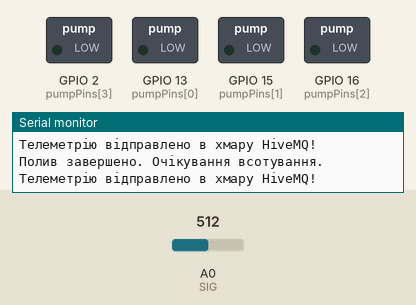
Recording of a sketch running on a simulated ESP8266 (NodeMCU). Shown: switched loads named in the sketch (green lamp = pin HIGH), the last lines printed to the serial monitor. Inputs (shaded band) come from the test bench; at power-on: A0 (SIG) = 512. WiFi joins after 1.5 s; servers stay silent unless stated; random numbers use the default seed unless the sketch sets one; no MQTT or app messages arrive unless stated; pins used as bus, display or sensor lines are not drawn.

Above: at 15.9 s.
16.0 s: A0 (SIG) set to 201
At 18.1 s:
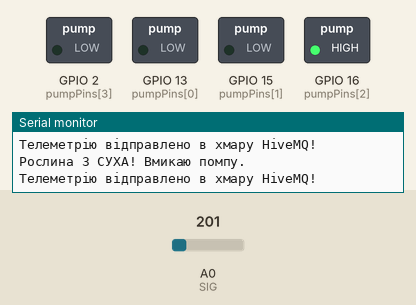
27.1 s: A0 (SIG) set to 179
32.1 s: A0 (SIG) set to 200
At 34.8 s:
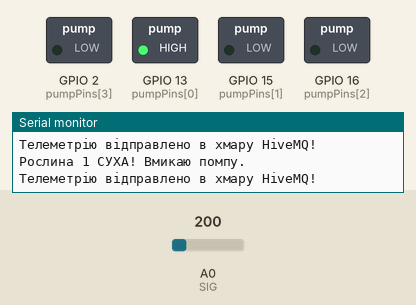
At 42.6 s:
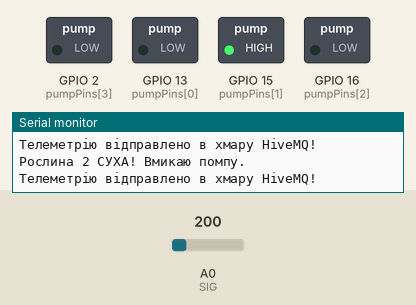
Timing chart, 0 to 48.1 s (numbered marks = the images above; inputs shaded):
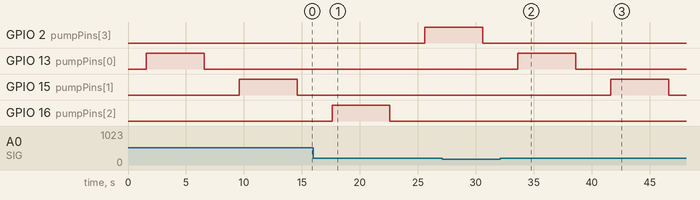

The sketch:

auto_irrigation_arduino.ino
```cpp
/*
 * ============================================================
 * АВТОМАТИЧНА ТА РУЧНА СИСТЕМА ПОЛИВУ РОСЛИН (ХМАРНА ВЕРСІЯ MQTT)
 * Точно відповідає схемі Altium Designer та сайту на Render
 * ============================================================
 */

#include <ESP8266WiFi.h>
#include <PubSubClient.h>  // Переконайся, що бібліотека встановлена в Arduino IDE
#include <ArduinoJson.h>  // Для пакування даних у JSON для сайту

// =================== НАЛАШТУВАННЯ WI-FI ===================
const char* ssid     = "НАЗВА ВАШОГО ВАЙ ФАЙ";
const char* password = "ПАРОЛЬ ВАШОГО ВАЙ ФАЙ";

// =================== НАЛАШТУВАННЯ HIVEMQ CLOUD ===================
const char* mqtt_server = "ПОСИЛАННЯ НА СЕРВЕР.s1.eu.hivemq.cloud";
const int mqtt_port     = 8883; // ДЛЯ ПЛАТИ ПОРТ 8883 — АБСОЛЮТНО ПРАВИЛЬНО!
const char* mqtt_user   = "НАЗВА ПЛАТИ";
const char* mqtt_pass   = "ПАРОЛЬ ПЛАТИ"; // Пароль від брокера

const char* topic_status = "my_irr_sys_2026/status";
const char* topic_cmd    = "my_irr_sys_2026/cmd";

// =================== ПІНИ МУЛЬТИПЛЕКСОРА ===================
const int S0  = 5;  // D1 (GPIO5)
const int S1  = 4;  // D2 (GPIO4)
const int S2  = 14; // D5 (GPIO14)
const int S3  = 12; // D6 (GPIO12)
const int SIG = A0;

// =================== ПІНИ ПОМП ===================
const int pumpPins[4] = {13, 15, 16, 2}; // D7, D8, D0, D4

// =================== ПАРАМЕТРИ СИСТЕМИ ===================
const int WET_ADC = 140;
const int DRY_ADC = 298;
const int DRY_THRESHOLD = 190; // Поріг сухості

// Структура для зберігання даних про рослину
struct SensorData {
  int id;
  int gpio;
  int adc;
  int pct;
  bool pump;
  int pumpCount;
};

SensorData plants[4] = {
  {1, 13, 0, 0, false, 0},
  {2, 15, 0, 0, false, 0},
  {3, 16, 0, 0, false, 0},
  {4, 2,  0, 0, false, 0}
};

// Стан системи
bool isAutoMode = true;
int currentSensor = 1;
String systemState = "Ініціалізація...";

// Черга для ручного поливу
bool manualPumpFlags[4] = {false, false, false, false};

// Машина станів автоматики
enum State { STATE_CHECK, STATE_PUMP, STATE_RECHECK };
State currentState = STATE_CHECK;
unsigned long stateTimer = 0;

unsigned long lastMqttReport = 0;

// Ініціалізація захищеного клієнта Wi-Fi та MQTT
WiFiClientSecure espClient;
PubSubClient client(espClient);

// Функція вибору каналу мультиплексора
void selectChannel(int channel) {
  digitalWrite(S0, (channel & 1) ? HIGH : LOW);
  digitalWrite(S1, (channel & 2) ? HIGH : LOW);
  digitalWrite(S2, (channel & 4) ? HIGH : LOW);
  digitalWrite(S3, (channel & 8) ? HIGH : LOW);
  delay(10); // Пауза для стабілізації сигналу
}

// Функція зчитування показників датчика
void readSensor(int index) {
  selectChannel(index); // Датчики на каналах 0, 1, 2, 3
  int raw = analogRead(SIG);
  plants[index].adc = raw;

  // Перевід в % (мапування)
  int percent = map(raw, DRY_ADC, WET_ADC, 0, 100);
  if (percent < 0) percent = 0;
  if (percent > 100) percent = 100;
  plants[index].pct = percent;
}

// Формування та відправка JSON-пакету в хмару для сайту
void sendJsonStatus() {
  JsonDocument doc; // Для версії ArduinoJson v7

  doc["auto"] = isAutoMode;
  doc["currentSensor"] = currentSensor;
  doc["state"] = systemState;

  // Формуємо красивий Uptime (гг:хх:сс)
  unsigned long sec = millis() / 1000;
  char upTimeStr[16];
  sprintf(upTimeStr, "%02lu:%02lu:%02lu", (sec / 3600) % 24, (sec / 60) % 60, sec % 60);
  doc["uptime"] = upTimeStr;

  JsonArray array = doc["sensors"].to<JsonArray>();
  for (int i = 0; i < 4; i++) {
    JsonObject sObj = array.add<JsonObject>();
    sObj["id"] = plants[i].id;
    sObj["gpio"] = plants[i].gpio;
    sObj["adc"] = plants[i].adc;
    sObj["pct"] = plants[i].pct;
    sObj["pump"] = plants[i].pump;
    sObj["pumpCount"] = plants[i].pumpCount;
  }

  char buffer[1024];
  serializeJson(doc, buffer);
  client.publish(topic_status, buffer);
  Serial.println(F("Телеметрію відправлено в хмару HiveMQ!"));
}

// Обробка команд від сайту (кнопки міняють стан тут)
void mqttCallback(char* topic, byte* payload, unsigned length) {
  Serial.print(F("Отримано команду з сайту: "));
  JsonDocument doc;
  deserializeJson(doc, payload, length);

  String action = doc["action"].as<String>();

  if (action == "toggleMode") {
    isAutoMode = !isAutoMode;
    systemState = isAutoMode ? "Автоматичний режим" : "Ручний режим";
    Serial.println("Перемкнено режим. Авто: " + String(isAutoMode));

    // Якщо перемкнули в ручний — гасимо всі автоматичні помпи
    if (!isAutoMode) {
      for(int i=0; i<4; i++) {
        digitalWrite(pumpPins[i], LOW);
        plants[i].pump = false;
      }
    }
    sendJsonStatus();
  }
  else if (action == "pump" && !isAutoMode) {
    int plantId = doc["id"].as<int>();
    if (plantId >= 1 && plantId <= 4) {
      manualPumpFlags[plantId - 1] = true;
      Serial.println("Запит на ручний полив Рослини №" + String(plantId));
    }
  }
}

// Перепідключення до MQTT
void reconnectMQTT() {
  while (!client.connected() && WiFi.status() == WL_CONNECTED) {
    Serial.print(F("Спроба підключення плати (esp_board) до HiveMQ..."));
    String clientId = "ESP8266-Irrigation-" + String(random(0xffff), HEX);

    if (client.connect(clientId.c_str(), mqtt_user, mqtt_pass)) {
      Serial.println(F("УСПІШНО підключено до брокера порт 8883!"));
      client.subscribe(topic_cmd);
      sendJsonStatus();
    } else {
      Serial.print(F("Помилка підключення, код стану="));
      Serial.print(client.state());
      Serial.println(F(" Повтор через 5 сек..."));
      delay(5000);
    }
  }
}

// Логіка Автоматичного режиму (Машина станів)
void runStateMachine() {
  if (!isAutoMode) return;

  switch (currentState) {
    case STATE_CHECK:
      systemState = "Перевірка рослини №" + String(currentSensor);
      readSensor(currentSensor - 1);

      if (plants[currentSensor - 1].adc > DRY_THRESHOLD) {
        Serial.println("Рослина " + String(currentSensor) + " СУХА! Вмикаю помпу.");
        digitalWrite(pumpPins[currentSensor - 1], HIGH);
        plants[currentSensor - 1].pump = true;
        plants[currentSensor - 1].pumpCount++;
        stateTimer = millis();
        currentState = STATE_PUMP;
      } else {
        // Якщо волога — йдемо до наступної
        currentSensor = (currentSensor % 4) + 1;
        stateTimer = millis();
        // Робимо невелику паузу перед наступною перевіркою
        currentState = STATE_RECHECK;
      }
      sendJsonStatus();
      break;

    case STATE_PUMP:
      systemState = "Поливається рослина №" + String(currentSensor);
      if (millis() - stateTimer >= 5000) { // Полив 5 секунд
        digitalWrite(pumpPins[currentSensor - 1], LOW);
        plants[currentSensor - 1].pump = false;
        Serial.println("Полив завершено. Очікування всотування.");
        stateTimer = millis();
        currentState = STATE_RECHECK;
        sendJsonStatus();
      }
      break;

    case STATE_RECHECK:
      systemState = "Очікування стабілізації...";
      if (millis() - stateTimer >= 3000) { // Пауза 3 секунди
        if (plants[currentSensor - 1].pump == false) {
          // Тільки якщо полив закінчився, переходимо до наступної рослини
          currentSensor = (currentSensor % 4) + 1;
        }
        currentState = STATE_CHECK;
      }
      break;
  }
}

// Логіка Ручного режиму
void handleManualPumps() {
  if (isAutoMode) return;

  for (int i = 0; i < 4; i++) {
    if (manualPumpFlags[i]) {
      manualPumpFlags[i] = false; // Скидаємо прапорець
      systemState = "Ручний полив рослини №" + String(i + 1);

      digitalWrite(pumpPins[i], HIGH);
      plants[i].pump = true;
      plants[i].pumpCount++;
      sendJsonStatus();

      delay(5000); // Полив у ручному режимі 5 сек

      digitalWrite(pumpPins[i], LOW);
      plants[i].pump = false;
      systemState = "Ручний режим";
      sendJsonStatus();
    }
  }
}

void setup() {
  Serial.begin(115200);

  // Налаштування пінів мультиплексора
  pinMode(S0, OUTPUT);
  pinMode(S1, OUTPUT);
  pinMode(S2, OUTPUT);
  pinMode(S3, OUTPUT);

  // Налаштування пінів помп
  for(int i = 0; i < 4; i++) {
    pinMode(pumpPins[i], OUTPUT);
    digitalWrite(pumpPins[i], LOW); // Вимикаємо помпи на старті
  }

  // Підключення до Wi-Fi
  Serial.print(F("Підключення до Wi-Fi..."));
  WiFi.begin(ssid, password);
  while (WiFi.status() != WL_CONNECTED) {
    delay(500);
    Serial.print(".");
  }
  Serial.println("\nWi-Fi підключено! IP: " + WiFi.localIP().toString());

  // Налаштування SSL для HiveMQ Cloud (ігноруємо сертифікат для простоти)
  espClient.setInsecure();

  // Налаштування MQTT клієнта
  client.setServer(mqtt_server, mqtt_port);
  client.setCallback(mqttCallback);

  // Збільшуємо буфер пакета під наш JSON
  client.setBufferSize(1024);
}

void loop() {
  if (!client.connected()) {
    reconnectMQTT();
  }
  client.loop();

  runStateMachine();
  handleManualPumps();

  // Періодичне зчитування датчиків у ручному режимі та оновлення сайту
  if (!isAutoMode) {
    static unsigned long lastRead = 0;
    if (millis() - lastRead > 3000) { // Раз на 3 секунди
      lastRead = millis();
      for(int i = 0; i < 4; i++) {
        readSensor(i);
      }
      sendJsonStatus();
    }
  }
}
```

Measured:
- after the input at 32.1 s, GPIO 13 (pumpPins[0]): LOW → HIGH after 1.5 s, → LOW 5.0 s later; GPIO 15 (pumpPins[1]): LOW → HIGH after 9.5 s, → LOW 5.0 s later
